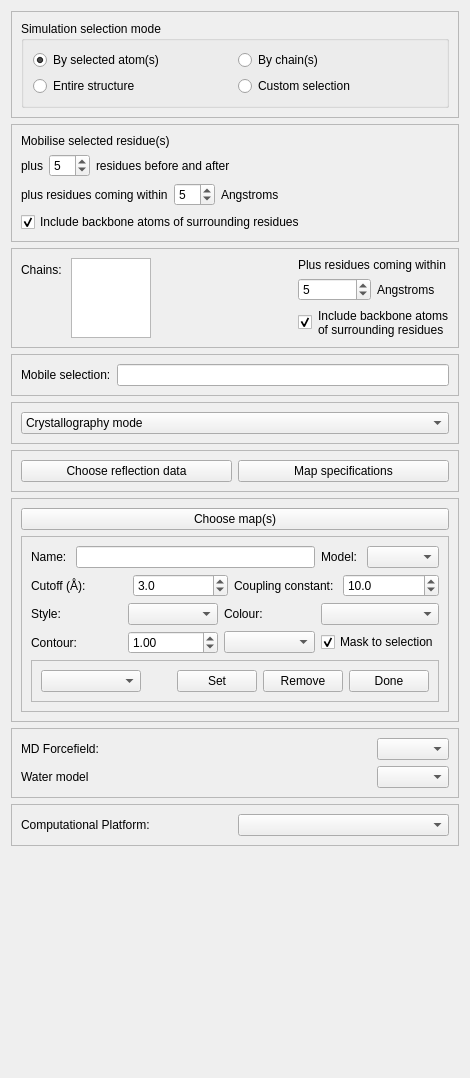
               <widget class="QWidget" name="_sim_basic_scroll_area_contents">
                <property name="geometry">
                 <rect>
                  <x>0</x>
                  <y>0</y>
                  <width>470</width>
                  <height>1078</height>
                 </rect>
                </property>
                <layout class="QVBoxLayout" name="verticalLayout_8" stretch="0,0,0,0,0,0,0,0,0,0">
                 <property name="spacing">
                  <number>6</number>
                 </property>
                 <item>
                  <widget class="QFrame" name="_sim_basic_selection_mode_frame">
                   <property name="minimumSize">
                    <size>
                     <width>0</width>
                     <height>100</height>
                    </size>
                   </property>
                   <property name="frameShape">
                    <enum>QFrame::StyledPanel</enum>
                   </property>
                   <property name="frameShadow">
                    <enum>QFrame::Raised</enum>
                   </property>
                   <layout class="QGridLayout" name="gridLayout_2">
                    <item row="1" column="0">
                     <widget class="QGroupBox" name="_sim_basic_selection_mode_group_box">
                      <property name="title">
                       <string>Simulation selection mode</string>
                      </property>
                      <layout class="QGridLayout" name="gridLayout_3">
                       <item row="0" column="0">
                        <widget class="QRadioButton" name="_sim_basic_by_selected_atoms_button">
                         <property name="text">
                          <string>By selected atom(s)</string>
                         </property>
                         <property name="checked">
                          <bool>true</bool>
                         </property>
                        </widget>
                       </item>
                       <item row="0" column="1">
                        <widget class="QRadioButton" name="_sim_basic_by_chain_button">
                         <property name="text">
                          <string>By chain(s)</string>
                         </property>
                        </widget>
                       </item>
                       <item row="1" column="0">
                        <widget class="QRadioButton" name="_sim_basic_whole_structure_button">
                         <property name="text">
                          <string>Entire structure</string>
                         </property>
                        </widget>
                       </item>
                       <item row="1" column="1">
                        <widget class="QRadioButton" name="_sim_basic_custom_selection_button">
                         <property name="text">
                          <string>Custom selection</string>
                         </property>
                        </widget>
                       </item>
                      </layout>
                     </widget>
                    </item>
                   </layout>
                  </widget>
                 </item>
                 <item>
                  <widget class="QFrame" name="_sim_basic_mobile_selection_frame">
                   <property name="sizePolicy">
                    <sizepolicy hsizetype="Preferred" vsizetype="Preferred">
                     <horstretch>0</horstretch>
                     <verstretch>0</verstretch>
                    </sizepolicy>
                   </property>
                   <property name="minimumSize">
                    <size>
                     <width>0</width>
                     <height>0</height>
                    </size>
                   </property>
                   <property name="frameShape">
                    <enum>QFrame::StyledPanel</enum>
                   </property>
                   <property name="frameShadow">
                    <enum>QFrame::Raised</enum>
                   </property>
                   <layout class="QFormLayout" name="formLayout">
                    <item row="0" column="0">
                     <widget class="QLabel" name="label_2">
                      <property name="text">
                       <string>Mobilise selected residue(s) </string>
                      </property>
                     </widget>
                    </item>
                    <item row="1" column="0">
                     <layout class="QHBoxLayout" name="horizontalLayout_4">
                      <item>
                       <widget class="QLabel" name="label_3">
                        <property name="text">
                         <string>plus</string>
                        </property>
                       </widget>
                      </item>
                      <item>
                       <widget class="QSpinBox" name="_sim_basic_mobile_b_and_a_spinbox">
                        <property name="value">
                         <number>5</number>
                        </property>
                       </widget>
                      </item>
                      <item>
                       <widget class="QLabel" name="label_4">
                        <property name="text">
                         <string>residues before and after</string>
                        </property>
                       </widget>
                      </item>
                     </layout>
                    </item>
                    <item row="2" column="0">
                     <layout class="QHBoxLayout" name="horizontalLayout_5">
                      <item>
                       <widget class="QLabel" name="label_5">
                        <property name="text">
                         <string>plus residues coming within</string>
                        </property>
                       </widget>
                      </item>
                      <item>
                       <widget class="QSpinBox" name="_sim_basic_mobile_sel_within_spinbox">
                        <property name="value">
                         <number>5</number>
                        </property>
                       </widget>
                      </item>
                      <item>
                       <widget class="QLabel" name="label_6">
                        <property name="text">
                         <string>Angstroms</string>
                        </property>
                       </widget>
                      </item>
                     </layout>
                    </item>
                    <item row="3" column="0">
                     <widget class="QCheckBox" name="_sim_basic_mobile_sel_backbone_checkbox">
                      <property name="text">
                       <string>Include backbone atoms of surrounding residues</string>
                      </property>
                      <property name="checked">
                       <bool>true</bool>
                      </property>
                     </widget>
                    </item>
                   </layout>
                  </widget>
                 </item>
                 <item>
                  <widget class="QFrame" name="_sim_basic_mobile_by_chain_frame">
                   <property name="sizePolicy">
                    <sizepolicy hsizetype="Preferred" vsizetype="Fixed">
                     <horstretch>0</horstretch>
                     <verstretch>0</verstretch>
                    </sizepolicy>
                   </property>
                   <property name="maximumSize">
                    <size>
                     <width>16777215</width>
                     <height>16777215</height>
                    </size>
                   </property>
                   <property name="frameShape">
                    <enum>QFrame::StyledPanel</enum>
                   </property>
                   <property name="frameShadow">
                    <enum>QFrame::Raised</enum>
                   </property>
                   <layout class="QHBoxLayout" name="horizontalLayout_14">
                    <item>
                     <layout class="QFormLayout" name="formLayout_2">
                      <item row="0" column="0">
                       <widget class="QLabel" name="label_8">
                        <property name="text">
                         <string>Chains: </string>
                        </property>
                       </widget>
                      </item>
                      <item row="0" column="1">
                       <widget class="QListWidget" name="_sim_basic_mobile_chains_list_box">
                        <property name="minimumSize">
                         <size>
                          <width>80</width>
                          <height>80</height>
                         </size>
                        </property>
                        <property name="maximumSize">
                         <size>
                          <width>60</width>
                          <height>50</height>
                         </size>
                        </property>
                        <property name="selectionMode">
                         <enum>QAbstractItemView::ExtendedSelection</enum>
                        </property>
                       </widget>
                      </item>
                     </layout>
                    </item>
                    <item>
                     <spacer name="horizontalSpacer_4">
                      <property name="orientation">
                       <enum>Qt::Horizontal</enum>
                      </property>
                      <property name="sizeHint" stdset="0">
                       <size>
                        <width>40</width>
                        <height>20</height>
                       </size>
                      </property>
                     </spacer>
                    </item>
                    <item>
                     <layout class="QVBoxLayout" name="verticalLayout_10">
                      <item>
                       <layout class="QVBoxLayout" name="verticalLayout_9">
                        <item>
                         <widget class="QLabel" name="_sim_basic_mobile_chains_surrounds_label1">
                          <property name="text">
                           <string>Plus residues coming within</string>
                          </property>
                          <property name="wordWrap">
                           <bool>true</bool>
                          </property>
                         </widget>
                        </item>
                        <item>
                         <layout class="QHBoxLayout" name="horizontalLayout_6">
                          <item>
                           <widget class="QSpinBox" name="_sim_basic_mobile_chains_within_spin_box">
                            <property name="value">
                             <number>5</number>
                            </property>
                           </widget>
                          </item>
                          <item>
                           <widget class="QLabel" name="label_9">
                            <property name="text">
                             <string>Angstroms</string>
                            </property>
                           </widget>
                          </item>
                         </layout>
                        </item>
                       </layout>
                      </item>
                      <item>
                       <layout class="QHBoxLayout" name="horizontalLayout_13">
                        <item>
                         <widget class="QCheckBox" name="_sim_basic_mobile_chain_backbone_checkbox">
                          <property name="text">
                           <string/>
                          </property>
                          <property name="checked">
                           <bool>true</bool>
                          </property>
                         </widget>
                        </item>
                        <item>
                         <widget class="QLabel" name="label_11">
                          <property name="text">
                           <string>Include backbone atoms of surrounding residues</string>
                          </property>
                          <property name="wordWrap">
                           <bool>true</bool>
                          </property>
                         </widget>
                        </item>
                       </layout>
                      </item>
                     </layout>
                    </item>
                   </layout>
                  </widget>
                 </item>
                 <item>
                  <widget class="QFrame" name="_sim_basic_mobile_custom_frame">
                   <property name="frameShape">
                    <enum>QFrame::StyledPanel</enum>
                   </property>
                   <property name="frameShadow">
                    <enum>QFrame::Raised</enum>
                   </property>
                   <layout class="QHBoxLayout" name="horizontalLayout_16">
                    <item>
                     <widget class="QLabel" name="label_7">
                      <property name="text">
                       <string>Mobile selection:</string>
                      </property>
                     </widget>
                    </item>
                    <item>
                     <widget class="QLineEdit" name="_sim_basic_mobile_custom_entry"/>
                    </item>
                   </layout>
                  </widget>
                 </item>
                 <item>
                  <widget class="QFrame" name="_sim_basic_mode_choice_frame">
                   <property name="sizePolicy">
                    <sizepolicy hsizetype="Preferred" vsizetype="Fixed">
                     <horstretch>0</horstretch>
                     <verstretch>0</verstretch>
                    </sizepolicy>
                   </property>
                   <property name="frameShape">
                    <enum>QFrame::StyledPanel</enum>
                   </property>
                   <property name="frameShadow">
                    <enum>QFrame::Raised</enum>
                   </property>
                   <layout class="QHBoxLayout" name="horizontalLayout_8">
                    <item>
                     <widget class="QComboBox" name="_sim_basic_mode_combo_box">
                      <item>
                       <property name="text">
                        <string>Crystallography mode</string>
                       </property>
                      </item>
                      <item>
                       <property name="text">
                        <string>EM mode</string>
                       </property>
                      </item>
                      <item>
                       <property name="text">
                        <string>Free mode (no maps)</string>
                       </property>
                      </item>
                     </widget>
                    </item>
                   </layout>
                  </widget>
                 </item>
                 <item>
                  <widget class="QFrame" name="_sim_basic_xtal_map_frame">
                   <property name="sizePolicy">
                    <sizepolicy hsizetype="Preferred" vsizetype="Fixed">
                     <horstretch>0</horstretch>
                     <verstretch>0</verstretch>
                    </sizepolicy>
                   </property>
                   <property name="frameShape">
                    <enum>QFrame::StyledPanel</enum>
                   </property>
                   <property name="frameShadow">
                    <enum>QFrame::Raised</enum>
                   </property>
                   <layout class="QHBoxLayout" name="horizontalLayout_9">
                    <item>
                     <widget class="QPushButton" name="_sim_basic_xtal_reflections_button">
                      <property name="text">
                       <string>Choose reflection data</string>
                      </property>
                     </widget>
                    </item>
                    <item>
                     <widget class="QPushButton" name="_sim_basic_xtal_specs_button">
                      <property name="text">
                       <string>Map specifications</string>
                      </property>
                     </widget>
                    </item>
                   </layout>
                  </widget>
                 </item>
                 <item>
                  <widget class="QFrame" name="_sim_basic_em_map_frame">
                   <property name="sizePolicy">
                    <sizepolicy hsizetype="Preferred" vsizetype="Fixed">
                     <horstretch>0</horstretch>
                     <verstretch>0</verstretch>
                    </sizepolicy>
                   </property>
                   <property name="frameShape">
                    <enum>QFrame::StyledPanel</enum>
                   </property>
                   <property name="frameShadow">
                    <enum>QFrame::Raised</enum>
                   </property>
                   <layout class="QGridLayout" name="gridLayout_4">
                    <item row="1" column="0">
                     <widget class="QFrame" name="_em_map_chooser_frame">
                      <property name="frameShape">
                       <enum>QFrame::StyledPanel</enum>
                      </property>
                      <property name="frameShadow">
                       <enum>QFrame::Raised</enum>
                      </property>
                      <layout class="QVBoxLayout" name="verticalLayout_11">
                       <item>
                        <layout class="QHBoxLayout" name="horizontalLayout_11">
                         <item>
                          <widget class="QLabel" name="label_12">
                           <property name="text">
                            <string>Name: </string>
                           </property>
                          </widget>
                         </item>
                         <item>
                          <widget class="QLineEdit" name="_em_map_name_field"/>
                         </item>
                         <item>
                          <widget class="QLabel" name="label_13">
                           <property name="text">
                            <string>Model: </string>
                           </property>
                          </widget>
                         </item>
                         <item>
                          <widget class="QComboBox" name="_em_map_model_combo_box"/>
                         </item>
                        </layout>
                       </item>
                       <item>
                        <layout class="QHBoxLayout" name="horizontalLayout_10">
                         <item>
                          <widget class="QLabel" name="label_14">
                           <property name="text">
                            <string>Cutoff (Å): </string>
                           </property>
                          </widget>
                         </item>
                         <item>
                          <widget class="QDoubleSpinBox" name="_em_map_cutoff_spin_box">
                           <property name="decimals">
                            <number>1</number>
                           </property>
                           <property name="maximum">
                            <double>50.000000000000000</double>
                           </property>
                           <property name="value">
                            <double>3.000000000000000</double>
                           </property>
                          </widget>
                         </item>
                         <item>
                          <widget class="QLabel" name="label_15">
                           <property name="text">
                            <string>Coupling constant: </string>
                           </property>
                          </widget>
                         </item>
                         <item>
                          <widget class="QDoubleSpinBox" name="_em_map_coupling_spin_box">
                           <property name="decimals">
                            <number>1</number>
                           </property>
                           <property name="maximum">
                            <double>1000.000000000000000</double>
                           </property>
                           <property name="value">
                            <double>10.000000000000000</double>
                           </property>
                          </widget>
                         </item>
                        </layout>
                       </item>
                       <item>
                        <layout class="QGridLayout" name="gridLayout_5">
                         <item row="0" column="1">
                          <widget class="QComboBox" name="_em_map_style_combo_box"/>
                         </item>
                         <item row="0" column="0">
                          <widget class="QLabel" name="label_16">
                           <property name="text">
                            <string>Style:</string>
                           </property>
                          </widget>
                         </item>
                         <item row="0" column="2">
                          <widget class="QLabel" name="label_17">
                           <property name="text">
                            <string>Colour:</string>
                           </property>
                          </widget>
                         </item>
                         <item row="0" column="3">
                          <widget class="QComboBox" name="_em_map_color_combo_box"/>
                         </item>
                         <item row="1" column="3">
                          <widget class="QCheckBox" name="_em_map_masked_checkbox">
                           <property name="text">
                            <string>Mask to selection</string>
                           </property>
                           <property name="checked">
                            <bool>true</bool>
                           </property>
                          </widget>
                         </item>
                         <item row="1" column="1">
                          <widget class="QDoubleSpinBox" name="_em_map_contour_spin_box">
                           <property name="minimum">
                            <double>-9999.989999999999782</double>
                           </property>
                           <property name="maximum">
                            <double>9999.989999999999782</double>
                           </property>
                           <property name="singleStep">
                            <double>0.100000000000000</double>
                           </property>
                           <property name="value">
                            <double>1.000000000000000</double>
                           </property>
                          </widget>
                         </item>
                         <item row="1" column="0">
                          <widget class="QLabel" name="label_18">
                           <property name="text">
                            <string>Contour:</string>
                           </property>
                          </widget>
                         </item>
                         <item row="1" column="2">
                          <widget class="QComboBox" name="_em_map_contour_units_combo_box"/>
                         </item>
                        </layout>
                       </item>
                       <item>
                        <widget class="QFrame" name="frame_2">
                         <property name="frameShape">
                          <enum>QFrame::StyledPanel</enum>
                         </property>
                         <property name="frameShadow">
                          <enum>QFrame::Raised</enum>
                         </property>
                         <layout class="QHBoxLayout" name="horizontalLayout_15">
                          <item>
                           <widget class="QComboBox" name="_em_map_chooser_combo_box">
                            <property name="sizePolicy">
                             <sizepolicy hsizetype="MinimumExpanding" vsizetype="Fixed">
                              <horstretch>0</horstretch>
                              <verstretch>0</verstretch>
                             </sizepolicy>
                            </property>
                            <property name="minimumSize">
                             <size>
                              <width>100</width>
                              <height>0</height>
                             </size>
                            </property>
                           </widget>
                          </item>
                          <item>
                           <spacer name="horizontalSpacer_6">
                            <property name="orientation">
                             <enum>Qt::Horizontal</enum>
                            </property>
                            <property name="sizeHint" stdset="0">
                             <size>
                              <width>40</width>
                              <height>20</height>
                             </size>
                            </property>
                           </spacer>
                          </item>
                          <item>
                           <widget class="QPushButton" name="_em_map_set_button">
                            <property name="sizePolicy">
                             <sizepolicy hsizetype="Preferred" vsizetype="Fixed">
                              <horstretch>0</horstretch>
                              <verstretch>0</verstretch>
                             </sizepolicy>
                            </property>
                            <property name="text">
                             <string>Set</string>
                            </property>
                           </widget>
                          </item>
                          <item>
                           <widget class="QPushButton" name="_em_map_remove_button">
                            <property name="sizePolicy">
                             <sizepolicy hsizetype="Preferred" vsizetype="Fixed">
                              <horstretch>0</horstretch>
                              <verstretch>0</verstretch>
                             </sizepolicy>
                            </property>
                            <property name="text">
                             <string>Remove</string>
                            </property>
                           </widget>
                          </item>
                          <item>
                           <widget class="QPushButton" name="_em_map_done_button">
                            <property name="sizePolicy">
                             <sizepolicy hsizetype="Preferred" vsizetype="Fixed">
                              <horstretch>0</horstretch>
                              <verstretch>0</verstretch>
                             </sizepolicy>
                            </property>
                            <property name="text">
                             <string>Done</string>
                            </property>
                           </widget>
                          </item>
                         </layout>
                        </widget>
                       </item>
                      </layout>
                     </widget>
                    </item>
                    <item row="0" column="0">
                     <widget class="QPushButton" name="_sim_basic_em_map_button">
                      <property name="text">
                       <string>Choose map(s)</string>
                      </property>
                     </widget>
                    </item>
                   </layout>
                  </widget>
                 </item>
                 <item>
                  <widget class="QFrame" name="_force_field_selection_frame">
                   <property name="frameShape">
                    <enum>QFrame::StyledPanel</enum>
                   </property>
                   <property name="frameShadow">
                    <enum>QFrame::Raised</enum>
                   </property>
                   <layout class="QGridLayout" name="gridLayout">
                    <item row="0" column="0">
                     <widget class="QLabel" name="_sim_force_field_selection_label">
                      <property name="text">
                       <string>MD Forcefield:</string>
                      </property>
                     </widget>
                    </item>
                    <item row="0" column="2">
                     <widget class="QComboBox" name="_sim_force_field_combo_box"/>
                    </item>
                    <item row="0" column="1">
                     <spacer name="horizontalSpacer_2">
                      <property name="orientation">
                       <enum>Qt::Horizontal</enum>
                      </property>
                      <property name="sizeHint" stdset="0">
                       <size>
                        <width>40</width>
                        <height>20</height>
                       </size>
                      </property>
                     </spacer>
                    </item>
                    <item row="1" column="0">
                     <widget class="QLabel" name="_sim_water_model_selection_label">
                      <property name="text">
                       <string>Water model</string>
                      </property>
                     </widget>
                    </item>
                    <item row="1" column="1">
                     <spacer name="horizontalSpacer_3">
                      <property name="orientation">
                       <enum>Qt::Horizontal</enum>
                      </property>
                      <property name="sizeHint" stdset="0">
                       <size>
                        <width>40</width>
                        <height>20</height>
                       </size>
                      </property>
                     </spacer>
                    </item>
                    <item row="1" column="2">
                     <widget class="QComboBox" name="_sim_water_model_combo_box"/>
                    </item>
                   </layout>
                  </widget>
                 </item>
                 <item>
                  <widget class="QFrame" name="_sim_platform_frame">
                   <property name="frameShape">
                    <enum>QFrame::StyledPanel</enum>
                   </property>
                   <property name="frameShadow">
                    <enum>QFrame::Raised</enum>
                   </property>
                   <layout class="QHBoxLayout" name="horizontalLayout_12">
                    <item>
                     <widget class="QLabel" name="label">
                      <property name="text">
                       <string>Computational Platform:</string>
                      </property>
                     </widget>
                    </item>
                    <item>
                     <widget class="QComboBox" name="_sim_platform_combo_box"/>
                    </item>
                   </layout>
                  </widget>
                 </item>
                 <item>
                  <spacer name="verticalSpacer">
                   <property name="orientation">
                    <enum>Qt::Vertical</enum>
                   </property>
                   <property name="sizeHint" stdset="0">
                    <size>
                     <width>20</width>
                     <height>40</height>
                    </size>
                   </property>
                  </spacer>
                 </item>
                </layout>
                <zorder>_sim_basic_mobile_selection_frame</zorder>
                <zorder>_sim_basic_mode_choice_frame</zorder>
                <zorder>_sim_basic_em_map_frame</zorder>
                <zorder>_sim_basic_xtal_map_frame</zorder>
                <zorder>verticalSpacer</zorder>
                <zorder>_force_field_selection_frame</zorder>
                <zorder>_sim_platform_frame</zorder>
                <zorder>_sim_basic_selection_mode_frame</zorder>
                <zorder>_sim_basic_mobile_custom_frame</zorder>
                <zorder>_sim_basic_mobile_by_chain_frame</zorder>
               </widget>
